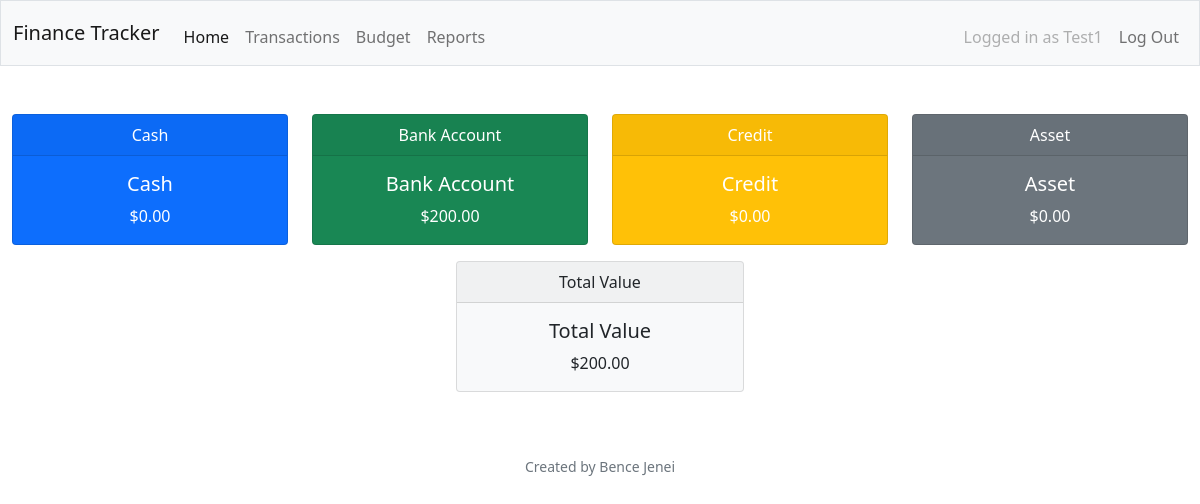
Page / (signed in) on the earlier database version.
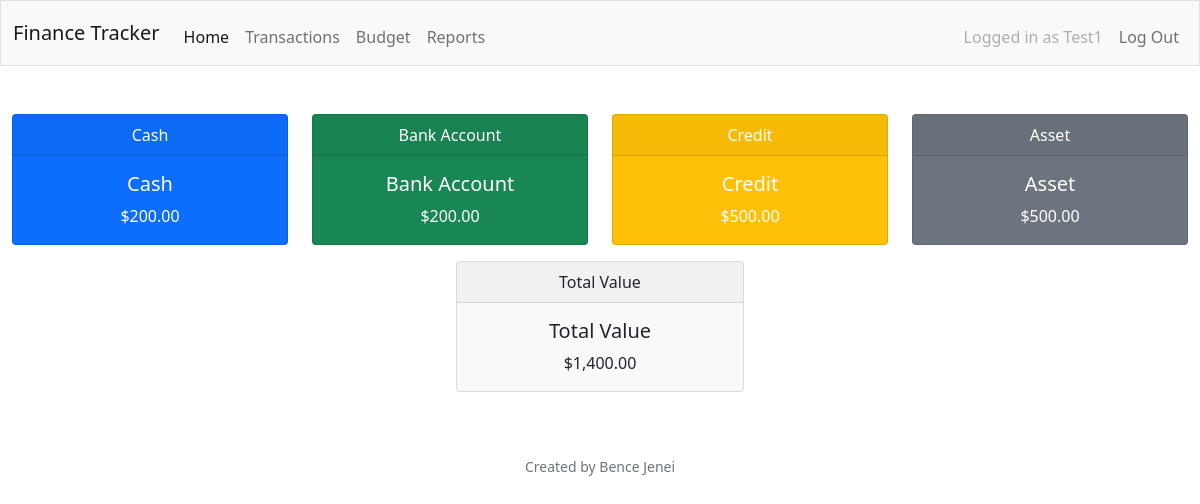
Same page on the later database version.
### tables this page shows
CREATE TABLE all_assets (id INTEGER PRIMARY KEY AUTOINCREMENT NOT NULL, username TEXT NOT NULL, transaction_type TEXT NOT NULL, possession_type TEXT NOT NULL, amount NUMERIC NOT NULL, date TIMESTAMP NOT NULL DEFAULT CURRENT_TIMESTAMP);

### app.py (the view)
@app.route('/')
@login_required
def main_page():
    if request.method == "GET":
        connection = sqlite3.connect("testDB.db")
        connection.row_factory = dict_factory
        cur = connection.cursor()
        user_data = cur.execute(   """
                                    SELECT username
                                    FROM users
                                    WHERE id = ?
                                    """
                                    ,(session["user_id"],))
        user = user_data.fetchall()
        username = user[0]["username"]
        dashboard_data = cur.execute(   """
                                        SELECT possession_type, amount
                                        FROM all_assets
                                        WHERE username = ?
                                        """
                                        , (username,))
        dashboard = dashboard_data.fetchall()
        total_value = 0
        for data in dashboard:
            total_value += int(data["amount"])
        cash_amount = 0
        asset_amount = 0
        bank_account_amount = 0
        credit_amount = 0
        for data in dashboard:
            if data["possession_type"] == "Cash" :
                cash_amount = data["amount"]
            elif data["possession_type"] == "Asset" :
                asset_amount = data["amount"]
            elif data["possession_type"] == "Bank Account" :
                bank_account_amount = data["amount"]
            else:
                credit_amount = data["amount"]
        connection.close()
    return render_template("main_page.html", credit_amount=credit_amount ,
                                             total_value=total_value, cash_amount=cash_amount,
                                             asset_amount=asset_amount , bank_account_amount=bank_account_amount,
                                             username=username)

### app.py (called while the page is built)
def dict_factory(cursor, row):
    fields = [column[0] for column in cursor.description]
    return {key: value for key, value in zip(fields, row)}

### helpers.py (called while the page is built)
def login_required(f):
    @wraps(f)
    def decorated_function(*args, **kwargs):
        if session.get('user_id') is None:
            return redirect('/login')
        return f(*args, **kwargs)
    return decorated_function

def usd(amount):
    return f"${amount:,.2f}"

### templates/main_page.html (shortened to what this page needs)
{% extends "layout.html" %}
{% block main %}
<div class="row row-cols-1 row-cols-md-4 g-4">
  <div class="col">
    <div class="card text-white bg-primary mb-3" style="max-width: 18rem;">
      <div class="card-header">Cash</div>
      <div class="card-body">
        <h5 class="card-title">Cash</h5>
        <p class="card-text">{{ cash_amount | usd }}</p>
      </div>
    </div>
  </div>
  <div class="col">
    <div class="card text-white bg-success mb-3" style="max-width: 18rem;">
      <div class="card-header">Bank Account</div>
      <div class="card-body">
        <h5 class="card-title">Bank Account</h5>
        <p class="card-text">{{ bank_account_amount | usd }}</p>
      </div>
    </div>
  </div>
  <div class="col">
    <div class="card text-white bg-warning mb-3" style="max-width: 18rem;">
      <div class="card-header">Credit</div>
      <div class="card-body">
        <h5 class="card-title">Credit</h5>
        <p class="card-text">{{ credit_amount | usd }}</p>
      </div>
    </div>
  </div>
  <div class="col">
    <div class="card text-white bg-secondary mb-3" style="max-width: 18rem;">
      <div class="card-header">Asset</div>
      <div class="card-body">
        <h5 class="card-title">Asset</h5>
        <p class="card-text">{{ asset_amount | usd }}</p>
      </div>
    </div>
  </div>
</div>
  <div class="d-block">
    <div class="card text-dark bg-light mb-3 mx-auto" style="max-width: 18rem;">
      <div class="card-header">Total Value</div>
      <div class="card-body">
        <h5 class="card-title">Total Value</h5>
        <p class="card-text">{{ total_value | usd }}</p>
      </div>
    </div>
  </div>
{% endblock %}

Differences in the rows shown:
added all_assets: amount "$500.00"
added all_assets: amount "$500.00"
Other differences:
{{ cash_amount | usd }}: "$0.00" → "$200.00"
{{ total_value | usd }}: "$200.00" → "$1,400.00"
{{ credit_amount | usd }}: "$0.00" → (not shown)
{{ asset_amount | usd }}: "$0.00" → (not shown)
